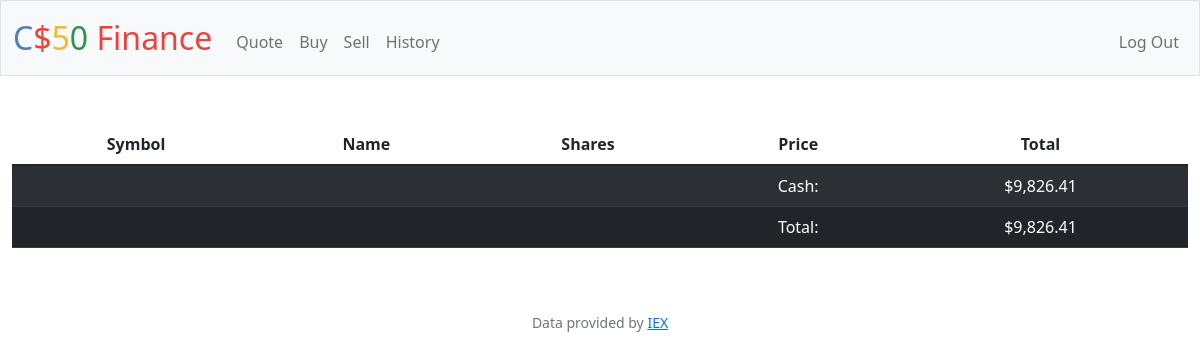
Before: / (signed in) with the older database file.
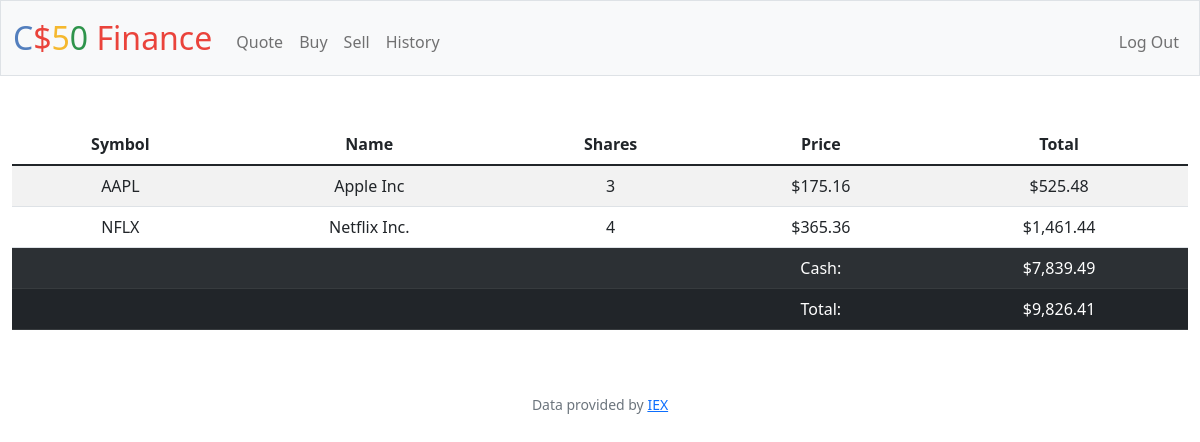
After: the same page with the newer database file.
### tables this page shows
CREATE TABLE users (id INTEGER PRIMARY KEY AUTOINCREMENT NOT NULL, username TEXT NOT NULL, hash TEXT NOT NULL, cash NUMERIC NOT NULL DEFAULT 10000.00);

CREATE TABLE 'portfolio' (
    username_id INTEGER NOT NULL,
    symbol TEXT NOT NULL,
    stocks TEXT NOT NULL,
    shares INTEGER NOT NULL DEFAULT 0,
    price REAL NOT NULL,
    total REAL NOT NULL,
    FOREIGN KEY (username_id) REFERENCES users(id)
);

### app.py (the view)
@app.route("/")
@login_required
def index():
    current_user = session["user_id"]
    cash = db.execute("SELECT * FROM users WHERE id = ?", current_user)
    if not cash:
        return apology("No cash")
    user_cash = cash[0]["cash"]
    portfolio = db.execute("SELECT symbol, stocks, price, total, SUM(shares) as total_shares FROM portfolio WHERE username_id = ? GROUP BY symbol", current_user)
    balance = user_cash
    for port in portfolio:
        balance += port["total"]
    return render_template("index.html", portfolio = portfolio, cash = user_cash, balance = balance)

### app.py (called while the page is built)
@app.after_request
def after_request(response):
    response.headers["Cache-Control"] = "no-cache, no-store, must-revalidate"
    response.headers["Expires"] = 0
    response.headers["Pragma"] = "no-cache"
    return response

### helpers.py (called while the page is built)
def login_required(f):
    @wraps(f)
    def decorated_function(*args, **kwargs):
        if session.get("user_id") is None:
            return redirect("/login")
        return f(*args, **kwargs)
    return decorated_function

def usd(value):
    return f"${value:,.2f}"

### templates/index.html (shortened to what this page needs)
{% extends "layout.html" %}
{% block main %}
    <table class="table table-striped">
        <thead>
            <tr>
                <th scope="col">Symbol</th>
                <th scope="col">Name</th>
                <th scope="col">Shares</th>
                <th scope="col">Price</th>
                <th scope="col">Total</th>
            </tr>
        </thead>
        <tbody>
            {% for stock in portfolio %}
                <tr>
                    <td>{{ stock.symbol }}</td>
                    <td>{{ stock.stocks }}</td>
                    <td>{{ stock.total_shares }}</td>
                    <td>{{ stock.price | usd }}</td>
                    <td>{{ stock.total | usd }}</td>
                </tr>
            {% endfor %}
            <tr class="table-dark">
                <th scope="row"></th>
                <td></td>
                <td></td>
                <td>Cash:</td>
                <td>{{ cash | usd }}</td>
            </tr>
            <tr class="table-dark">
                <th scope="row"></th>
                <td></td>
                <td></td>
                <td>Total:</td>
                <td>{{ balance | usd }}</td>
            </tr>
        </tbody>
    </table>
{% endblock %}

### templates/layout.html (shortened to what this page needs)
<!DOCTYPE html>
<html lang="en">
    <head>
        <link href="https://cdn.jsdelivr.net/npm/bootstrap@5.1.3/dist/css/bootstrap.min.css" rel="stylesheet">
        <link href="/static/styles.css" rel="stylesheet">
    </head>
    <body>
        <nav class="bg-light border navbar navbar-expand-md navbar-light">
            <div class="container-fluid">
                <a class="navbar-brand" href="/"><span class="blue">C</span><span class="red">$</span><span class="yellow">5</span><span class="green">0</span> <span class="red">Finance</span></a>
                <div class="collapse navbar-collapse" id="navbar">
                    {% if session["user_id"] %}
                        <ul class="navbar-nav me-auto mt-2">
                            <li class="nav-item"><a class="nav-link" href="/quote">Quote</a></li>
                            <li class="nav-item"><a class="nav-link" href="/buy">Buy</a></li>
                            <li class="nav-item"><a class="nav-link" href="/sell">Sell</a></li>
                            <li class="nav-item"><a class="nav-link" href="/history">History</a></li>
                        </ul>
                        <ul class="navbar-nav ms-auto mt-2">
                            <li class="nav-item"><a class="nav-link" href="/logout">Log Out</a></li>
                        </ul>
                    {% else %}
                        <ul class="navbar-nav ms-auto mt-2">
                            <li class="nav-item"><a class="nav-link" href="/register">Register</a></li>
                            <li class="nav-item"><a class="nav-link" href="/login">Log In</a></li>
                        </ul>
                    {% endif %}
                </div>
            </div>
        </nav>
        <main class="container-fluid py-5 text-center">
            {% block main %}{% endblock %}
        </main>
        <footer class="mb-5 small text-center text-muted">
            Data provided by <a href="https://iexcloud.io/">IEX</a>
        </footer>
    </body>
</html>

### static/styles.css (style rules this page uses)
nav .navbar-brand { font-size: xx-large; }
nav .navbar-brand .blue { color: #537fbe; }
nav .navbar-brand .red { color: #ea433b; }
nav .navbar-brand .yellow { color: #f5b82e; }
nav .navbar-brand .green { color: #2e944b; }

Changed rows visible on the page:
added portfolio: symbol "AAPL", stocks "Apple Inc", total_shares "3", price "$175.16", total "$525.48"
added portfolio: symbol "NFLX", stocks "Netflix Inc.", total_shares "4", price "$365.36", total "$1,461.44"
changed users: cash "$9,826.41" → "$7,839.49"; cash "$9,826.41" → (not shown)
Other visible differences:
{{ balance | usd }}: (not shown) → "$9,826.41"
